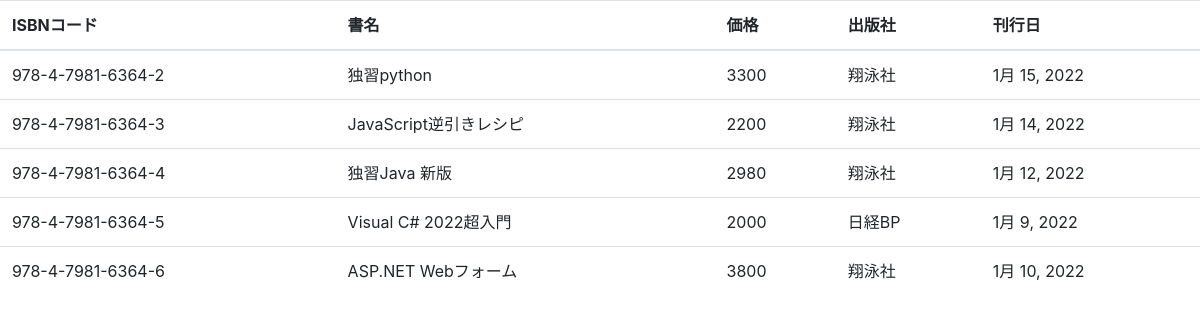
Screenshot of /main/list with the database file from the repository.
### main/models.py (models this page shows, shortened)
class Book(models.Model):
  isbn = models.CharField(
    verbose_name='iSBNコード',
    max_length=20
  )
  title = models.CharField(
    verbose_name='書名',
    max_length=100
  )
  price = models.IntegerField(
    verbose_name='価格',
    default = 0
  )
  publisher = models.CharField(
    verbose_name='出版社',
    max_length=50,
    choices = [
      ('翔泳社','翔泳社'),
      ('技術評論社','技術評論社'),
      ('秀和システム','秀和システム'),
      ('SBクリエイティブ','SBクリエイティブ'),
      ('日経BP','日経BP'),
    ]
  )
  published = models.DateField(
    verbose_name='刊行日'
  )

### main/views.py (the view)
# urls.py: path('list', views.list, name='list'),
def list(request):
  books = Book.objects.all()
  return render(request, 'main/list.html',{
    'books': books
  })

### main/templates/main/list.html (shortened to what this page needs)
<!DOCTYPE html>
<html lang="ja">
<head>
  <link rel="stylesheet" href="https://stackpath.bootstrapcdn.com/bootstrap/4.4.1/css/bootstrap.min.css">
</head>
<body>
  <table class="table">
    <thead>
      <tr>
        <th>ISBNコード</th><th>書名</th><th>価格</th><th>出版社</th><th>刊行日</th>
      </tr>
    </thead>
    <tbody>
      {% for b in books %}
      <tr>
        <td>{{ b.isbn }}</td>
        <td>{{ b.title }}</td>
        <td>{{ b.price }}</td>
        <td>{{ b.publisher }}</td>
        <td>{{ b.published|date:'DATE_FORMAT' }}</td>
      </tr>
      {% endfor %}
    </tbody>
  </table>
</body>
</html>

### rows the page displays
Book: isbn "978-4-7981-6364-2", title "独習python", price "3300", publisher "翔泳社", published "1月 15, 2022"
Book: isbn "978-4-7981-6364-3", title "JavaScript逆引きレシピ", price "2200", publisher "翔泳社", published "1月 14, 2022"
Book: isbn "978-4-7981-6364-4", title "独習Java 新版", price "2980", publisher "翔泳社", published "1月 12, 2022"
Book: isbn "978-4-7981-6364-5", title "Visual C# 2022超入門", price "2000", publisher "日経BP", published "1月 9, 2022"
Book: isbn "978-4-7981-6364-6", title "ASP.NET Webフォーム", price "3800", publisher "翔泳社", published "1月 10, 2022"
